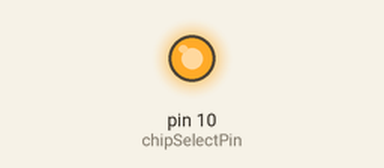
Recording of a sketch running on a simulated Arduino Uno, built with avr-gcc and run on an emulated ATmega328P. Parts: output pins drawn as LEDs (lit = HIGH). What the sketch prints to the serial monitor is not drawn.

Above: at 0.05 s.
Timing chart, 0 to 6.6 s (numbered marks = the images above):
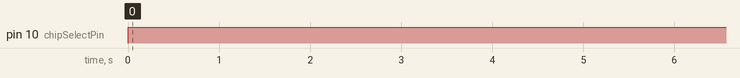

The sketch:

SPI_Config.ino
```cpp
/*

Each address is labled 0-15, these corrospond to 0000, 0001 ect
for each address, we have a 32bit word that we need to put in it's place.
In theroy we can use defaults from the spec sheet to do this.

 The circuit:

  * CS - to digital pin 10  (CS pin)

  * DATA - to digital pin 11 (SDATA pin)

  * CLK - to digital pin 13 (SCK pin)
*/


//Commands per segment
/*
Address:0x0; Command:0xA2931A3; // LNA2 on, Antenna filter off
Address:0x1; Command:0x55128C; // CMOS logic, 2 bit I only
Address:0x2; Command:0xEAFE1DC; // Basic
Address:0x3; Command:0x9EC0008; // PLL ON
Address:0x4; Command:0x0C00080; //interger PLL
Address:0x5; Command:0x8000070; //Fractional-N PLL 16.368mhz, 1536
Address:0x6; Command:0x8000000; //Reserved
Address:0x7; Command:0x10061B2;
*/

// inslude the SPI library:
#include <SPI.h>

// set pin 10 as the chip select for the digital pot:
const int chipSelectPin = 10;

void setup() {
  Serial.begin(9600);
  // set the chipSelectPin as an output:
  pinMode(chipSelectPin, OUTPUT);
  // pull it high
  digitalWrite(chipSelectPin, HIGH);
  // initialize SPI:
  SPI.begin();
}


void loop() {
    // set the target address
    uint8_t address = 0x7;
    // change the message on this address to the desired message:
    unsigned long message = 0x10061B2; // PLL int dev:  PLL ref ratio:
    Set_register(address, message);
    delay(100);
    Serial.println("Command Set");
    delay(10000);
  }


void Set_register(uint8_t addr, uint32_t value)
{
  // set message, shift, add address at end
  uint32_t data = (value << 4) | (addr);
  Serial.println(data);
  //convert hex to binary
  uint8_t bitsCount = sizeof( data ) * 8;
  char binary_string[ bitsCount + 1 ];
  itoa( data, binary_string, 2 );
  // create message
  SPI.beginTransaction(SPISettings(1000000, MSBFIRST, SPI_MODE1));
  digitalWrite(chipSelectPin, LOW);
  delay(1);
  Serial.println("chip Low");

  for(byte i = 0; i < 32; i++) { // per bit for whole register.
    SPI.transfer(binary_string[i]);
  }

  delay(1);
  digitalWrite(chipSelectPin, HIGH);
  Serial.println("chip High");
  SPI.endTransaction();

}
```

Measured:
- by itself, pin 10 (chipSelectPin): LOW → HIGH at 0.00 s
